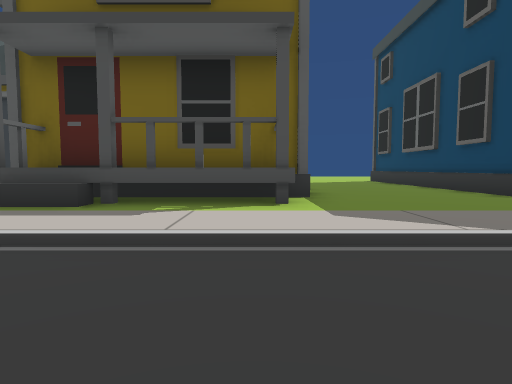
View 1 (above)

21 first-person views from a walk through a 3-D level made in the Unity game engine. The camera is 1.2 m above the floor, tilts 4° down and sees 75° across. The floor is counted in squares, 2 m on a side. Each view is taken from the middle of a square. On the plan, view 1 faces up. The plan holds only what a view shows up to about 10 squares ahead; the rest is blank. The place goes on beyond the plan. The player character is not drawn.

View 2
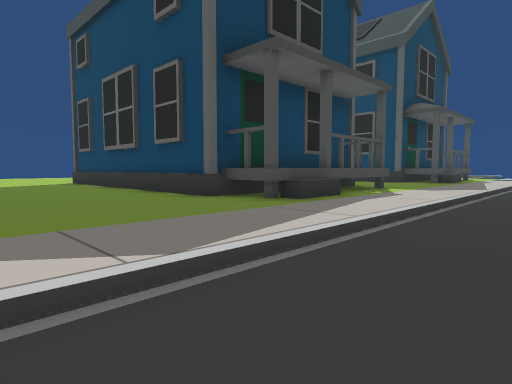

View 3
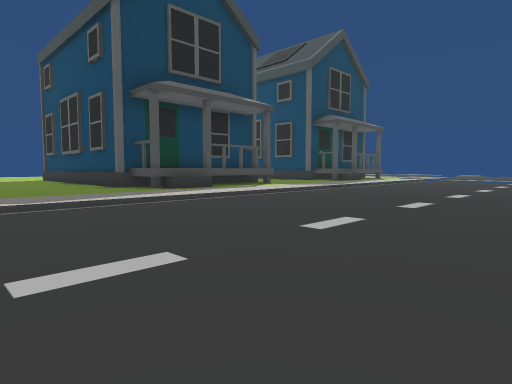

View 4
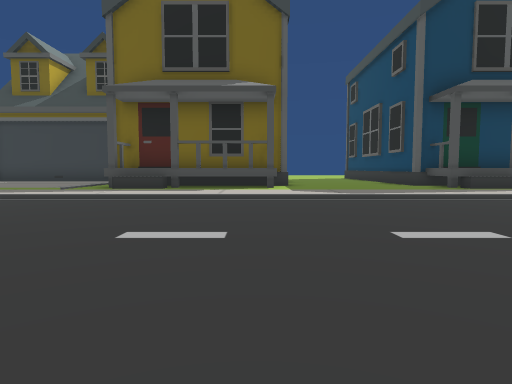

View 5
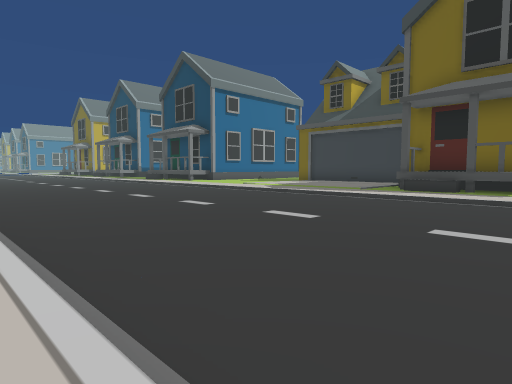

View 6
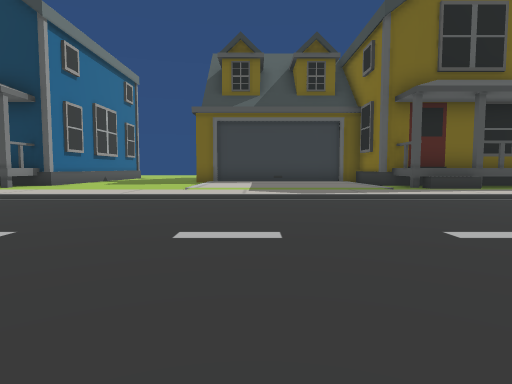

View 7
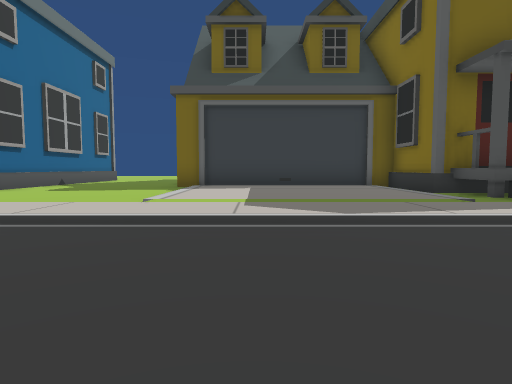

View 8
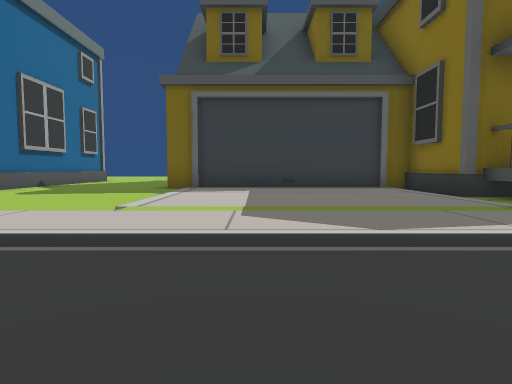

View 9
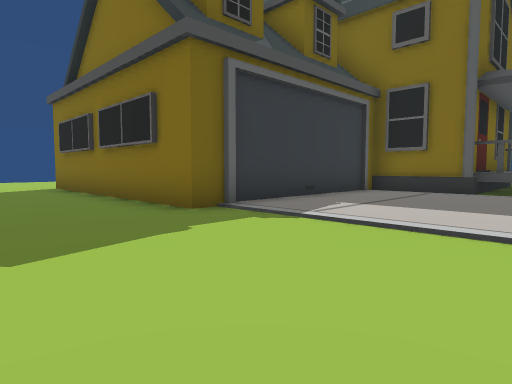

View 10
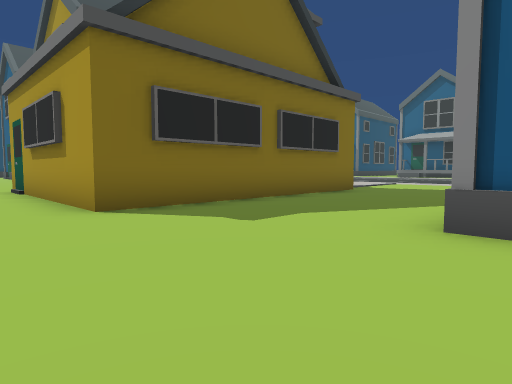

View 11
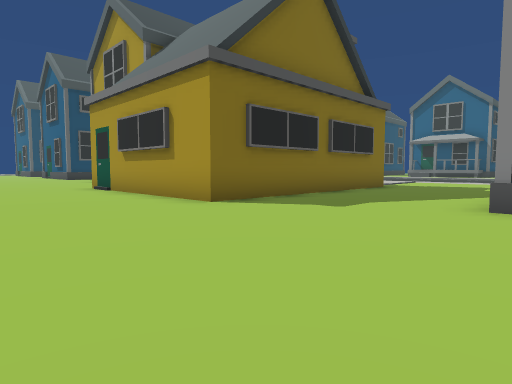

View 12
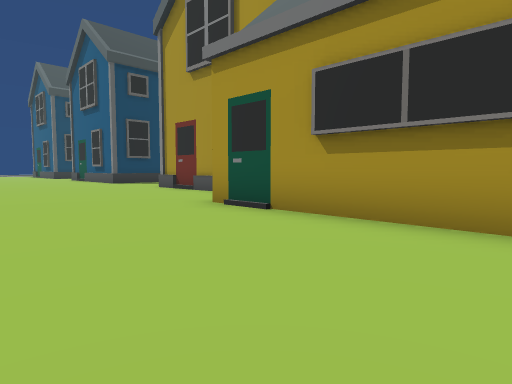

View 13
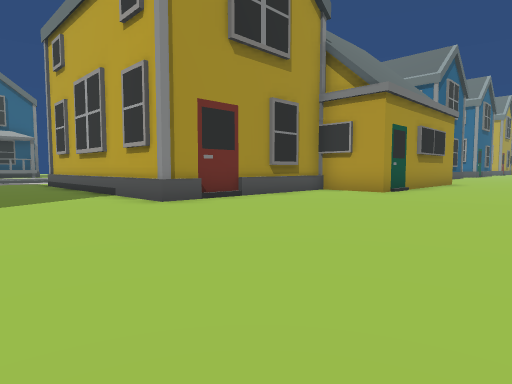

View 14
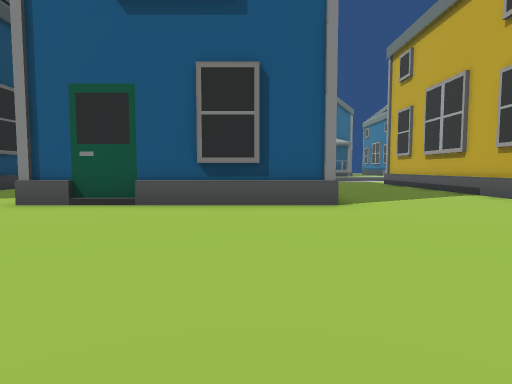

View 15
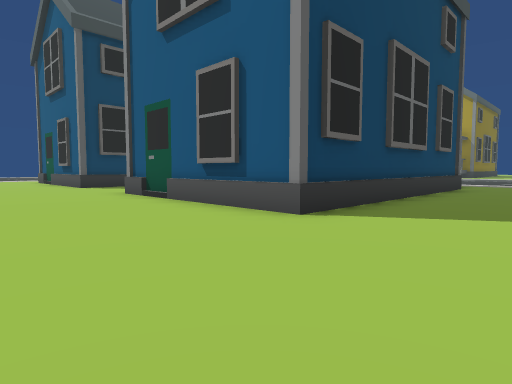

View 16
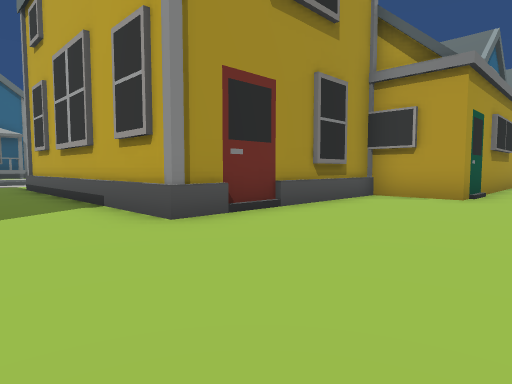

View 17
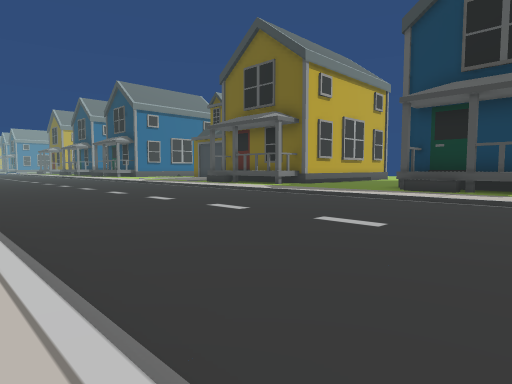

View 18
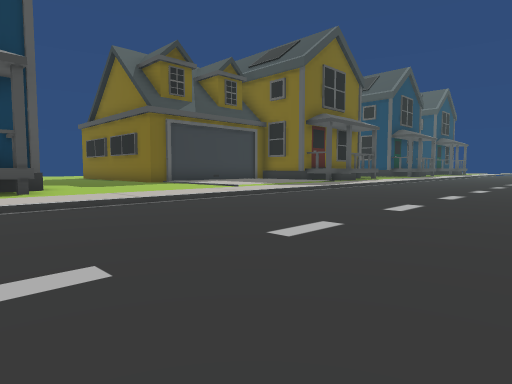

View 19
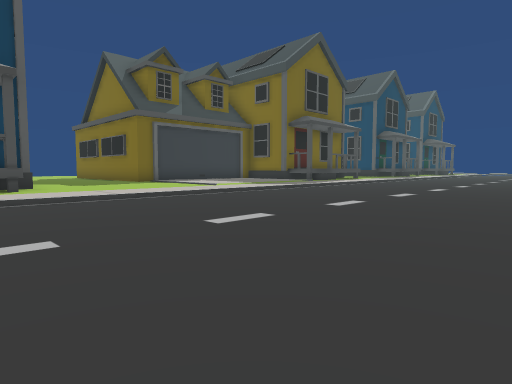

View 20
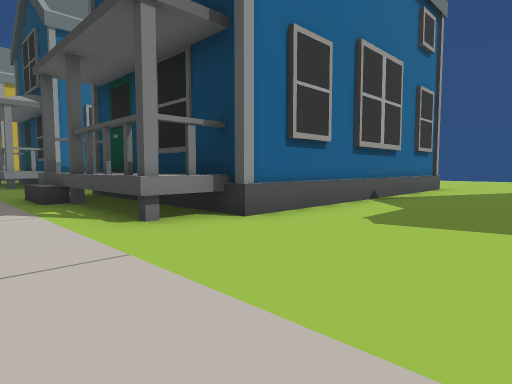

View 21
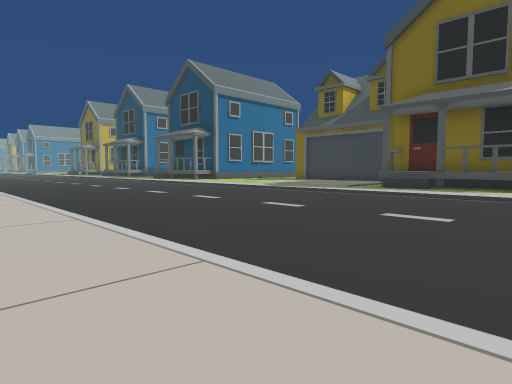

### Floor plan
Key: @ floor where view 1 was taken; # wall or solid block; . main floor; - floor 0.25 m lower than the main floor; ^ raised ledge.
Columns run from 16 left of view 1 to 9 right of it. Each row starts with its distance up from view 1.
 19  ..... .....    ..... .
 18  .......................
 17  ........................
 16  .........................
 15  .....######..............
 14  .....#    #..............
 13  ##...#    #######...#####
 12   #...#          #...#
 11   #...#          #...#
 10   #...#          #...#
  9   #...#          #...#
  8   #...#######    #...#
  7   #.........#    #...#
  6 ###.........######...#####
  5 ^^..........^^^^^....^^^^^
  4 ..........................
  3  .........................
  2  -------------------------
  1 --------------------------
  0 ----------------@---------
 -1 --------------------------
 -2 --------------------------
 -3 --------------------------
 -4 --------------------------
 -5        ...........    ....
 -6              .....

Positions as (right, up) in squares from view 1, and headings:
1: (0, 0), facing up
2: (1, 1), facing up-right
3: (1, -3), facing up-right
4: (0, -4), facing up
5: (0, -5), facing up-left
6: (-8, -4), facing up
7: (-8, -1), facing up
8: (-8, 0), facing up
9: (-13, 4), facing up-right
10: (-15, 17), facing down-right
11: (-15, 19), facing down-right
12: (-9, 19), facing down-right
13: (4, 19), facing down-left
14: (6, 19), facing down
15: (2, 17), facing down-right
16: (3, 17), facing down-left
17: (9, -5), facing up-left
18: (-16, -3), facing up-right
19: (-16, -4), facing up-right
20: (-11, 3), facing up-left
21: (1, -6), facing up-left
